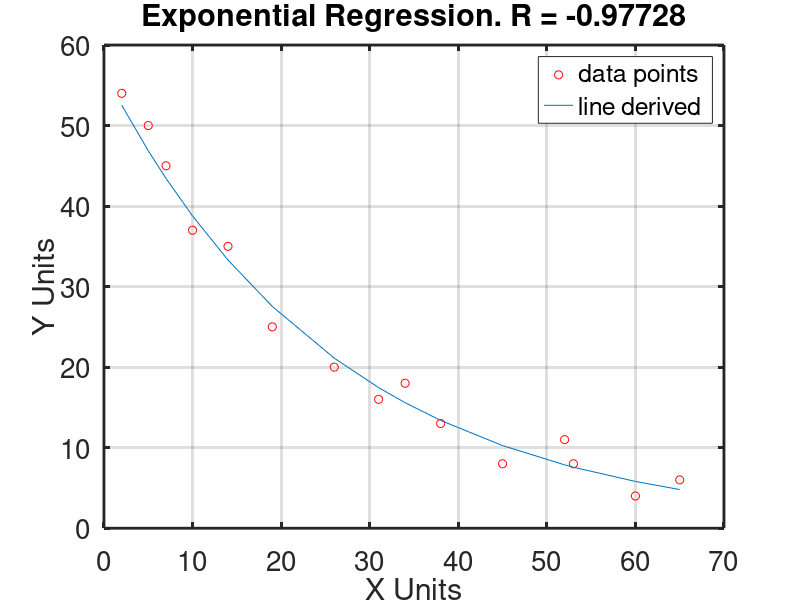

MATLAB code for this plot:
#Michael Ellerkamp, NumAnalysis
#Exponential Data Transformation Regression file

#Converting a y=Ae^B into linear data so we can use linear regression.

#NOT COMPLETE
#To finish in the evening!!!

# x = x
# y = ln(y) in all instances except the raw data, when we think back to our formulas



#Our Data
x = [2,5,7,10,14,19,26,31,34,38,45,52,53,60,65]
y = [54,50,45,37,35,25,20,16,18,13,8,11,8,4,6]

#Important that x and y have the same length, do not make me have to implement error detection!!!
disp("\nData!!!\n")
N = length(x)
#All of our sums
disp("\nSums:\n")
Sum_X = sum(x)
Sum_X2 = sum(x.^2)
Sum_LnY = sum(log(y))
Sum_LnY2 = sum(log(y).^2)
Sum_XLnY = sum(x.*log(y))
#Means
disp("\nMeans!!\n")
Mean_X = Sum_X/N
Mean_LnY = Sum_LnY/N
#this uses the S sub AB functions. Remember replace all instaces of y with ln(y)
disp("\nS functions!!!\n")
Sxy = Sum_XLnY - N*Mean_X*Mean_LnY
Sxx = Sum_X2 - N*power(Mean_X,2)
Syy = Sum_LnY2 - N*power(Mean_LnY,2)
#now for B, A, and the equation
disp("\nB,A, and Equation!!!!\n")
B = Sxy/Sxx
A = exp(Mean_LnY - B*Mean_X)
printf("Our equation is: y = %dE^%dx",A, B)
#now for R value
disp("\nR-Value:\n")
R = Sxy / (sqrt(Sxx)*sqrt(Syy))
#Now to add plotting this out.
#Even for testing I don't care to output this so it will have the ;
y2 = A.*exp(B.*x);
#we are plotting the initial x,y data as red circles 'or'
#Our new equation will be plotted as a regular line x,y2
plot(x,y,'or',x,y2)
xlabel("X Units")
ylabel("Y Units")
title(sprintf("Exponential Regression. R = %d",R))
grid on
legend('data points', 'line derived')
set(gca, "linewidth", 2, "fontsize", 20)
